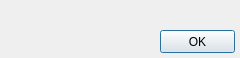
<?xml version="1.0" encoding="UTF-8"?>
<ui version="4.0">
 <class>ErrorHandle</class>
 <widget class="QDialog" name="ErrorHandle">
  <property name="geometry">
   <rect>
    <x>0</x>
    <y>0</y>
    <width>240</width>
    <height>58</height>
   </rect>
  </property>
  <property name="windowTitle">
   <string>Dialog</string>
  </property>
  <widget class="QPushButton" name="pushButton">
   <property name="geometry">
    <rect>
     <x>160</x>
     <y>30</y>
     <width>75</width>
     <height>23</height>
    </rect>
   </property>
   <property name="text">
    <string>OK</string>
   </property>
  </widget>
 </widget>
 <resources/>
 <connections/>
</ui>
